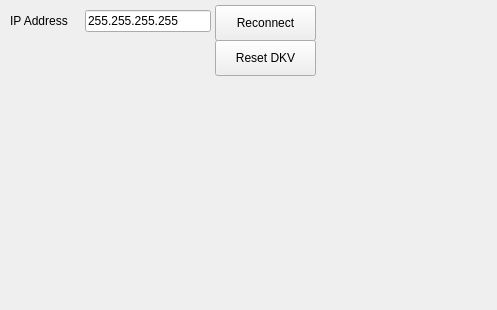
<?xml version="1.0" encoding="UTF-8"?>
<ui version="4.0">
 <class>network</class>
 <widget class="QWidget" name="network">
  <property name="geometry">
   <rect>
    <x>0</x>
    <y>0</y>
    <width>497</width>
    <height>310</height>
   </rect>
  </property>
  <property name="windowTitle">
   <string>Form</string>
  </property>
  <widget class="QLabel" name="label">
   <property name="geometry">
    <rect>
     <x>10</x>
     <y>10</y>
     <width>71</width>
     <height>21</height>
    </rect>
   </property>
   <property name="text">
    <string>IP Address</string>
   </property>
  </widget>
  <widget class="QLineEdit" name="addressInput">
   <property name="geometry">
    <rect>
     <x>85</x>
     <y>10</y>
     <width>126</width>
     <height>22</height>
    </rect>
   </property>
   <property name="text">
    <string>255.255.255.255</string>
   </property>
  </widget>
  <widget class="QPushButton" name="reconnectButton">
   <property name="geometry">
    <rect>
     <x>215</x>
     <y>5</y>
     <width>101</width>
     <height>36</height>
    </rect>
   </property>
   <property name="text">
    <string>Reconnect</string>
   </property>
  </widget>
  <widget class="QPushButton" name="resetButton">
   <property name="geometry">
    <rect>
     <x>215</x>
     <y>40</y>
     <width>101</width>
     <height>36</height>
    </rect>
   </property>
   <property name="text">
    <string>Reset DKV</string>
   </property>
  </widget>
 </widget>
 <resources/>
 <connections/>
</ui>
